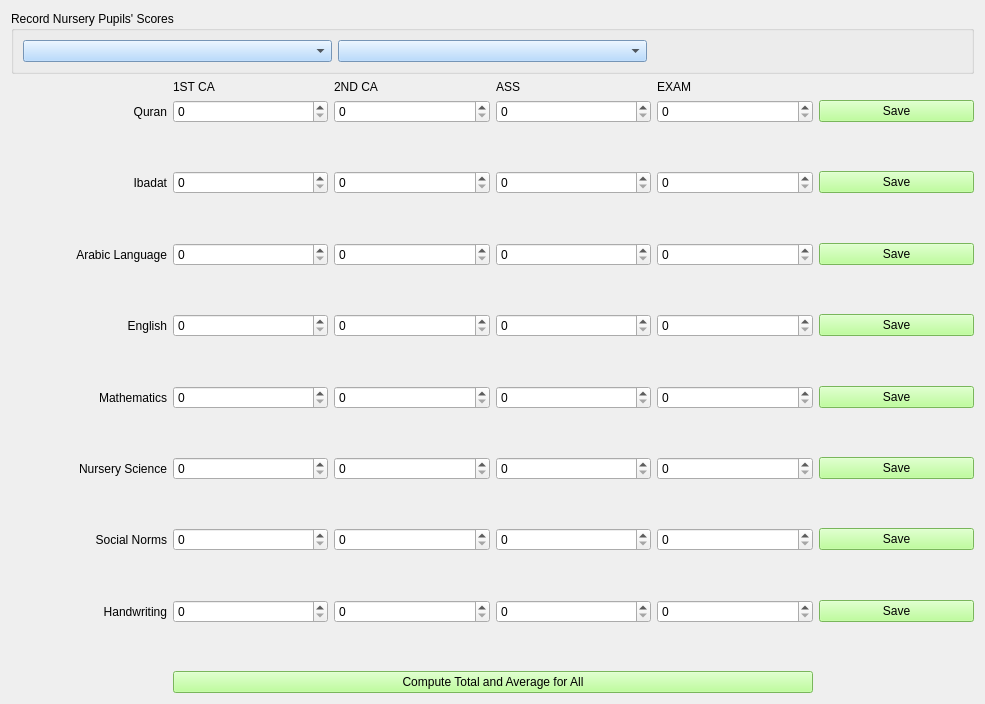
<?xml version="1.0" encoding="UTF-8"?>
<ui version="4.0">
 <class>NurScoreRecForm</class>
 <widget class="QWidget" name="NurScoreRecForm">
  <property name="geometry">
   <rect>
    <x>0</x>
    <y>0</y>
    <width>985</width>
    <height>704</height>
   </rect>
  </property>
  <property name="windowTitle">
   <string>Nursery Scores (First Term)</string>
  </property>
  <property name="windowIcon">
   <iconset>
    <normaloff>score_icon.png</normaloff>score_icon.png</iconset>
  </property>
  <property name="styleSheet">
   <string notr="true">font: 12pt &quot;MS Shell Dlg 2&quot;;

QPushButton{
background-color: rgb(170, 255, 127);
}
</string>
  </property>
  <layout class="QHBoxLayout" name="horizontalLayout_2">
   <item>
    <layout class="QVBoxLayout" name="verticalLayout_3">
     <item>
      <widget class="QGroupBox" name="groupBox">
       <property name="styleSheet">
        <string notr="true">QComboBox{
background-color: rgb(165, 209, 255);
}</string>
       </property>
       <property name="title">
        <string>Record Nursery Pupils' Scores</string>
       </property>
       <layout class="QHBoxLayout" name="horizontalLayout">
        <item>
         <widget class="QComboBox" name="class_comboBox"/>
        </item>
        <item>
         <widget class="QComboBox" name="stud_adm_no_comboBox"/>
        </item>
        <item>
         <widget class="QLabel" name="name_label">
          <property name="styleSheet">
           <string notr="true">QComboBox{
background-color: rgb(166, 180, 255);
}</string>
          </property>
          <property name="text">
           <string/>
          </property>
         </widget>
        </item>
       </layout>
      </widget>
     </item>
     <item>
      <layout class="QVBoxLayout" name="verticalLayout_2">
       <item>
        <layout class="QVBoxLayout" name="verticalLayout"/>
       </item>
       <item>
        <layout class="QGridLayout" name="gridLayout">
         <item row="19" column="3">
          <widget class="QDoubleSpinBox" name="nur_sc_ass_spin">
           <property name="decimals">
            <number>0</number>
           </property>
          </widget>
         </item>
         <item row="27" column="0">
          <widget class="QLabel" name="label_28">
           <property name="text">
            <string>Handwriting</string>
           </property>
           <property name="alignment">
            <set>Qt::AlignRight|Qt::AlignTrailing|Qt::AlignVCenter</set>
           </property>
          </widget>
         </item>
         <item row="19" column="5">
          <widget class="QPushButton" name="nur_sc_score_btn">
           <property name="styleSheet">
            <string notr="true">background-color: rgb(170, 255, 127);</string>
           </property>
           <property name="text">
            <string>Save</string>
           </property>
          </widget>
         </item>
         <item row="22" column="2">
          <widget class="QDoubleSpinBox" name="social_c2_spin">
           <property name="decimals">
            <number>0</number>
           </property>
          </widget>
         </item>
         <item row="22" column="1">
          <widget class="QDoubleSpinBox" name="social_c1_spin">
           <property name="decimals">
            <number>0</number>
           </property>
          </widget>
         </item>
         <item row="19" column="0">
          <widget class="QLabel" name="label_19">
           <property name="text">
            <string>Nursery Science</string>
           </property>
           <property name="alignment">
            <set>Qt::AlignRight|Qt::AlignTrailing|Qt::AlignVCenter</set>
           </property>
          </widget>
         </item>
         <item row="19" column="1">
          <widget class="QDoubleSpinBox" name="nur_sc_c1_spin">
           <property name="decimals">
            <number>0</number>
           </property>
          </widget>
         </item>
         <item row="19" column="2">
          <widget class="QDoubleSpinBox" name="nur_sc_c2_spin">
           <property name="decimals">
            <number>0</number>
           </property>
          </widget>
         </item>
         <item row="19" column="4">
          <widget class="QDoubleSpinBox" name="nur_sc_exam_spin">
           <property name="decimals">
            <number>0</number>
           </property>
          </widget>
         </item>
         <item row="27" column="3">
          <widget class="QDoubleSpinBox" name="handwriting_ass_spin">
           <property name="decimals">
            <number>0</number>
           </property>
          </widget>
         </item>
         <item row="22" column="0">
          <widget class="QLabel" name="label_16">
           <property name="text">
            <string>Social Norms</string>
           </property>
           <property name="alignment">
            <set>Qt::AlignRight|Qt::AlignTrailing|Qt::AlignVCenter</set>
           </property>
          </widget>
         </item>
         <item row="27" column="4">
          <widget class="QDoubleSpinBox" name="handwriting_exam_spin">
           <property name="decimals">
            <number>0</number>
           </property>
          </widget>
         </item>
         <item row="15" column="4">
          <widget class="QDoubleSpinBox" name="math_exam_spin">
           <property name="decimals">
            <number>0</number>
           </property>
          </widget>
         </item>
         <item row="15" column="5">
          <widget class="QPushButton" name="math_score_btn">
           <property name="styleSheet">
            <string notr="true">background-color: rgb(170, 255, 127);</string>
           </property>
           <property name="text">
            <string>Save</string>
           </property>
          </widget>
         </item>
         <item row="22" column="5">
          <widget class="QPushButton" name="social_score_btn">
           <property name="styleSheet">
            <string notr="true">background-color: rgb(170, 255, 127);</string>
           </property>
           <property name="text">
            <string>Save</string>
           </property>
          </widget>
         </item>
         <item row="27" column="1">
          <widget class="QDoubleSpinBox" name="handwriting_c1_spin">
           <property name="decimals">
            <number>0</number>
           </property>
          </widget>
         </item>
         <item row="27" column="2">
          <widget class="QDoubleSpinBox" name="handwriting_c2_spin">
           <property name="decimals">
            <number>0</number>
           </property>
          </widget>
         </item>
         <item row="27" column="5">
          <widget class="QPushButton" name="handwriting_score_btn">
           <property name="styleSheet">
            <string notr="true">background-color: rgb(170, 255, 127);</string>
           </property>
           <property name="text">
            <string>Save</string>
           </property>
          </widget>
         </item>
         <item row="22" column="3">
          <widget class="QDoubleSpinBox" name="social_ass_spin">
           <property name="decimals">
            <number>0</number>
           </property>
          </widget>
         </item>
         <item row="30" column="1" colspan="4">
          <widget class="QPushButton" name="tot_avg_btn">
           <property name="styleSheet">
            <string notr="true">background-color: rgb(170, 255, 127);
</string>
           </property>
           <property name="text">
            <string>Compute Total and Average for All</string>
           </property>
          </widget>
         </item>
         <item row="22" column="4">
          <widget class="QDoubleSpinBox" name="social_exam_spin">
           <property name="decimals">
            <number>0</number>
           </property>
          </widget>
         </item>
         <item row="7" column="1">
          <spacer name="verticalSpacer_3">
           <property name="orientation">
            <enum>Qt::Vertical</enum>
           </property>
           <property name="sizeHint" stdset="0">
            <size>
             <width>123</width>
             <height>13</height>
            </size>
           </property>
          </spacer>
         </item>
         <item row="25" column="1">
          <spacer name="verticalSpacer_16">
           <property name="orientation">
            <enum>Qt::Vertical</enum>
           </property>
           <property name="sizeHint" stdset="0">
            <size>
             <width>123</width>
             <height>13</height>
            </size>
           </property>
          </spacer>
         </item>
         <item row="14" column="1">
          <spacer name="verticalSpacer_9">
           <property name="orientation">
            <enum>Qt::Vertical</enum>
           </property>
           <property name="sizeHint" stdset="0">
            <size>
             <width>123</width>
             <height>13</height>
            </size>
           </property>
          </spacer>
         </item>
         <item row="4" column="1">
          <spacer name="verticalSpacer_6">
           <property name="orientation">
            <enum>Qt::Vertical</enum>
           </property>
           <property name="sizeHint" stdset="0">
            <size>
             <width>123</width>
             <height>13</height>
            </size>
           </property>
          </spacer>
         </item>
         <item row="8" column="1">
          <spacer name="verticalSpacer_7">
           <property name="orientation">
            <enum>Qt::Vertical</enum>
           </property>
           <property name="sizeHint" stdset="0">
            <size>
             <width>123</width>
             <height>13</height>
            </size>
           </property>
          </spacer>
         </item>
         <item row="10" column="1">
          <spacer name="verticalSpacer_8">
           <property name="orientation">
            <enum>Qt::Vertical</enum>
           </property>
           <property name="sizeHint" stdset="0">
            <size>
             <width>123</width>
             <height>13</height>
            </size>
           </property>
          </spacer>
         </item>
         <item row="26" column="1">
          <spacer name="verticalSpacer_15">
           <property name="orientation">
            <enum>Qt::Vertical</enum>
           </property>
           <property name="sizeHint" stdset="0">
            <size>
             <width>123</width>
             <height>13</height>
            </size>
           </property>
          </spacer>
         </item>
         <item row="21" column="1">
          <spacer name="verticalSpacer_12">
           <property name="orientation">
            <enum>Qt::Vertical</enum>
           </property>
           <property name="sizeHint" stdset="0">
            <size>
             <width>123</width>
             <height>13</height>
            </size>
           </property>
          </spacer>
         </item>
         <item row="28" column="1">
          <spacer name="verticalSpacer_13">
           <property name="orientation">
            <enum>Qt::Vertical</enum>
           </property>
           <property name="sizeHint" stdset="0">
            <size>
             <width>123</width>
             <height>13</height>
            </size>
           </property>
          </spacer>
         </item>
         <item row="11" column="1">
          <spacer name="verticalSpacer_2">
           <property name="orientation">
            <enum>Qt::Vertical</enum>
           </property>
           <property name="sizeHint" stdset="0">
            <size>
             <width>123</width>
             <height>13</height>
            </size>
           </property>
          </spacer>
         </item>
         <item row="20" column="1">
          <spacer name="verticalSpacer_11">
           <property name="orientation">
            <enum>Qt::Vertical</enum>
           </property>
           <property name="sizeHint" stdset="0">
            <size>
             <width>123</width>
             <height>13</height>
            </size>
           </property>
          </spacer>
         </item>
         <item row="18" column="1">
          <spacer name="verticalSpacer_5">
           <property name="orientation">
            <enum>Qt::Vertical</enum>
           </property>
           <property name="sizeHint" stdset="0">
            <size>
             <width>123</width>
             <height>13</height>
            </size>
           </property>
          </spacer>
         </item>
         <item row="17" column="1">
          <spacer name="verticalSpacer_10">
           <property name="orientation">
            <enum>Qt::Vertical</enum>
           </property>
           <property name="sizeHint" stdset="0">
            <size>
             <width>123</width>
             <height>13</height>
            </size>
           </property>
          </spacer>
         </item>
         <item row="13" column="1">
          <spacer name="verticalSpacer_4">
           <property name="orientation">
            <enum>Qt::Vertical</enum>
           </property>
           <property name="sizeHint" stdset="0">
            <size>
             <width>123</width>
             <height>13</height>
            </size>
           </property>
          </spacer>
         </item>
         <item row="1" column="2">
          <widget class="QDoubleSpinBox" name="qur_c2_spin">
           <property name="decimals">
            <number>0</number>
           </property>
          </widget>
         </item>
         <item row="5" column="4">
          <widget class="QDoubleSpinBox" name="ibadat_exam_spin">
           <property name="decimals">
            <number>0</number>
           </property>
          </widget>
         </item>
         <item row="9" column="2">
          <widget class="QDoubleSpinBox" name="arabic_c2_spin">
           <property name="decimals">
            <number>0</number>
           </property>
          </widget>
         </item>
         <item row="1" column="1">
          <widget class="QDoubleSpinBox" name="qur_c1_spin">
           <property name="decimals">
            <number>0</number>
           </property>
          </widget>
         </item>
         <item row="29" column="1">
          <spacer name="verticalSpacer_14">
           <property name="orientation">
            <enum>Qt::Vertical</enum>
           </property>
           <property name="sizeHint" stdset="0">
            <size>
             <width>123</width>
             <height>13</height>
            </size>
           </property>
          </spacer>
         </item>
         <item row="5" column="2">
          <widget class="QDoubleSpinBox" name="ibadat_c2_spin">
           <property name="decimals">
            <number>0</number>
           </property>
          </widget>
         </item>
         <item row="9" column="5">
          <widget class="QPushButton" name="arabic_score_btn">
           <property name="styleSheet">
            <string notr="true">background-color: rgb(170, 255, 127);</string>
           </property>
           <property name="text">
            <string>Save</string>
           </property>
          </widget>
         </item>
         <item row="12" column="3">
          <widget class="QDoubleSpinBox" name="eng_ass_spin">
           <property name="decimals">
            <number>0</number>
           </property>
          </widget>
         </item>
         <item row="12" column="4">
          <widget class="QDoubleSpinBox" name="eng_exam_spin">
           <property name="decimals">
            <number>0</number>
           </property>
          </widget>
         </item>
         <item row="12" column="2">
          <widget class="QDoubleSpinBox" name="eng_c2_spin">
           <property name="decimals">
            <number>0</number>
           </property>
          </widget>
         </item>
         <item row="12" column="0">
          <widget class="QLabel" name="label_21">
           <property name="text">
            <string>English</string>
           </property>
           <property name="alignment">
            <set>Qt::AlignRight|Qt::AlignTrailing|Qt::AlignVCenter</set>
           </property>
          </widget>
         </item>
         <item row="12" column="1">
          <widget class="QDoubleSpinBox" name="eng_c1_spin">
           <property name="decimals">
            <number>0</number>
           </property>
          </widget>
         </item>
         <item row="1" column="0">
          <widget class="QLabel" name="label">
           <property name="text">
            <string>Quran</string>
           </property>
           <property name="alignment">
            <set>Qt::AlignRight|Qt::AlignTrailing|Qt::AlignVCenter</set>
           </property>
          </widget>
         </item>
         <item row="9" column="0">
          <widget class="QLabel" name="label_3">
           <property name="text">
            <string>Arabic Language</string>
           </property>
           <property name="alignment">
            <set>Qt::AlignRight|Qt::AlignTrailing|Qt::AlignVCenter</set>
           </property>
          </widget>
         </item>
         <item row="1" column="3">
          <widget class="QDoubleSpinBox" name="qur_ass_spin">
           <property name="decimals">
            <number>0</number>
           </property>
          </widget>
         </item>
         <item row="0" column="1">
          <widget class="QLabel" name="label_6">
           <property name="text">
            <string>1ST CA</string>
           </property>
          </widget>
         </item>
         <item row="9" column="3">
          <widget class="QDoubleSpinBox" name="arabic_ass_spin">
           <property name="decimals">
            <number>0</number>
           </property>
          </widget>
         </item>
         <item row="0" column="2">
          <widget class="QLabel" name="label_5">
           <property name="text">
            <string>2ND CA</string>
           </property>
          </widget>
         </item>
         <item row="0" column="3">
          <widget class="QLabel" name="label_7">
           <property name="text">
            <string>ASS</string>
           </property>
          </widget>
         </item>
         <item row="0" column="4">
          <widget class="QLabel" name="label_4">
           <property name="text">
            <string>EXAM</string>
           </property>
          </widget>
         </item>
         <item row="1" column="4">
          <widget class="QDoubleSpinBox" name="qur_exam_spin">
           <property name="decimals">
            <number>0</number>
           </property>
          </widget>
         </item>
         <item row="5" column="0">
          <widget class="QLabel" name="label_2">
           <property name="text">
            <string>Ibadat</string>
           </property>
           <property name="alignment">
            <set>Qt::AlignRight|Qt::AlignTrailing|Qt::AlignVCenter</set>
           </property>
          </widget>
         </item>
         <item row="1" column="5">
          <widget class="QPushButton" name="qur_score_btn">
           <property name="styleSheet">
            <string notr="true">background-color: rgb(170, 255, 127);</string>
           </property>
           <property name="text">
            <string>Save</string>
           </property>
          </widget>
         </item>
         <item row="5" column="1">
          <widget class="QDoubleSpinBox" name="ibadat_c1_spin">
           <property name="decimals">
            <number>0</number>
           </property>
          </widget>
         </item>
         <item row="5" column="3">
          <widget class="QDoubleSpinBox" name="ibadat_ass_spin">
           <property name="decimals">
            <number>0</number>
           </property>
          </widget>
         </item>
         <item row="5" column="5">
          <widget class="QPushButton" name="ibadat_score_btn">
           <property name="styleSheet">
            <string notr="true">background-color: rgb(170, 255, 127);</string>
           </property>
           <property name="text">
            <string>Save</string>
           </property>
          </widget>
         </item>
         <item row="9" column="1">
          <widget class="QDoubleSpinBox" name="arabic_c1_spin">
           <property name="decimals">
            <number>0</number>
           </property>
          </widget>
         </item>
         <item row="9" column="4">
          <widget class="QDoubleSpinBox" name="arabic_exam_spin">
           <property name="decimals">
            <number>0</number>
           </property>
          </widget>
         </item>
         <item row="15" column="0">
          <widget class="QLabel" name="label_20">
           <property name="text">
            <string>Mathematics</string>
           </property>
           <property name="alignment">
            <set>Qt::AlignRight|Qt::AlignTrailing|Qt::AlignVCenter</set>
           </property>
          </widget>
         </item>
         <item row="15" column="2">
          <widget class="QDoubleSpinBox" name="math_c2_spin">
           <property name="decimals">
            <number>0</number>
           </property>
          </widget>
         </item>
         <item row="15" column="3">
          <widget class="QDoubleSpinBox" name="math_ass_spin">
           <property name="decimals">
            <number>0</number>
           </property>
          </widget>
         </item>
         <item row="12" column="5">
          <widget class="QPushButton" name="eng_score_btn">
           <property name="styleSheet">
            <string notr="true">background-color: rgb(170, 255, 127);</string>
           </property>
           <property name="text">
            <string>Save</string>
           </property>
          </widget>
         </item>
         <item row="15" column="1">
          <widget class="QDoubleSpinBox" name="math_c1_spin">
           <property name="decimals">
            <number>0</number>
           </property>
          </widget>
         </item>
         <item row="3" column="1">
          <spacer name="verticalSpacer">
           <property name="orientation">
            <enum>Qt::Vertical</enum>
           </property>
           <property name="sizeHint" stdset="0">
            <size>
             <width>123</width>
             <height>13</height>
            </size>
           </property>
          </spacer>
         </item>
        </layout>
       </item>
      </layout>
     </item>
    </layout>
   </item>
  </layout>
 </widget>
 <resources/>
 <connections/>
</ui>
